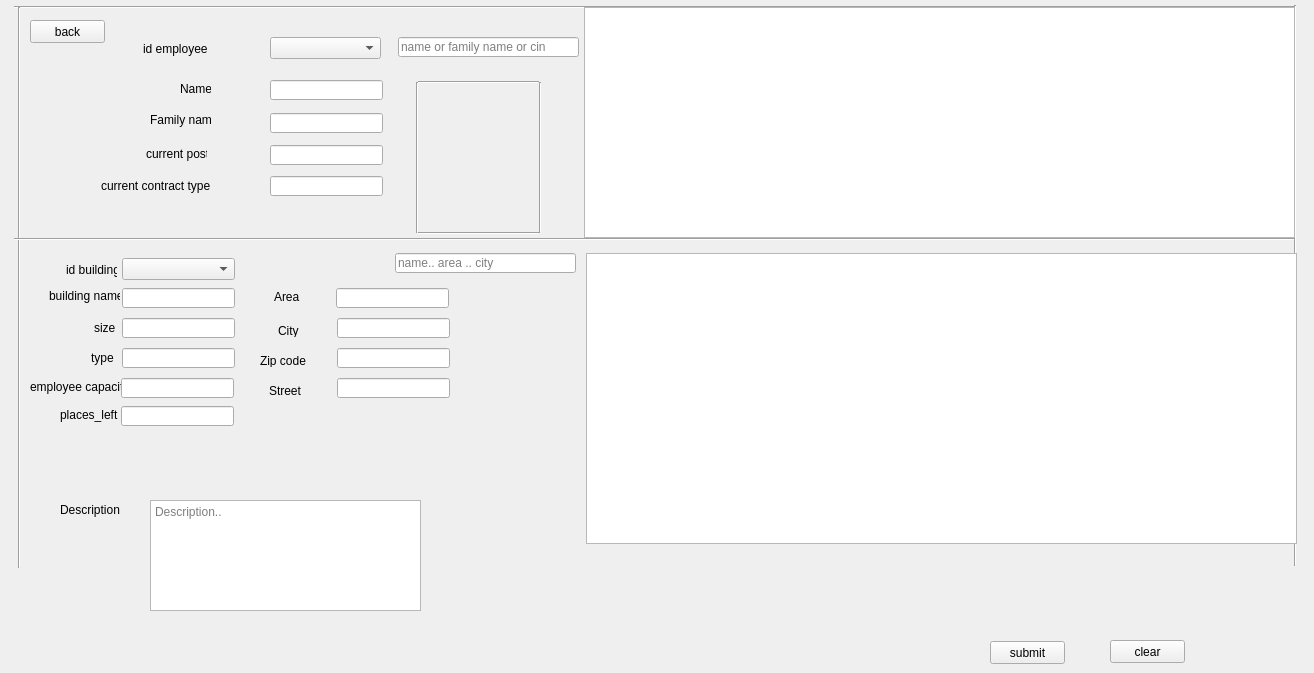
       <widget class="QWidget" name="tab_4">
        <attribute name="title">
         <string>move</string>
        </attribute>
        <widget class="Line" name="mod_move_photo_left_line">
         <property name="geometry">
          <rect>
           <x>409</x>
           <y>82</y>
           <width>16</width>
           <height>151</height>
          </rect>
         </property>
         <property name="orientation">
          <enum>Qt::Vertical</enum>
         </property>
        </widget>
        <widget class="QLineEdit" name="mod_move_search_name">
         <property name="geometry">
          <rect>
           <x>398</x>
           <y>37</y>
           <width>181</width>
           <height>20</height>
          </rect>
         </property>
         <property name="placeholderText">
          <string>name or family name or cin</string>
         </property>
        </widget>
        <widget class="Line" name="mod_move_photo_upper_line">
         <property name="geometry">
          <rect>
           <x>418</x>
           <y>72</y>
           <width>121</width>
           <height>20</height>
          </rect>
         </property>
         <property name="orientation">
          <enum>Qt::Horizontal</enum>
         </property>
        </widget>
        <widget class="Line" name="mod_move_data_line">
         <property name="geometry">
          <rect>
           <x>14</x>
           <y>-3</y>
           <width>1281</width>
           <height>20</height>
          </rect>
         </property>
         <property name="orientation">
          <enum>Qt::Horizontal</enum>
         </property>
        </widget>
        <widget class="Line" name="mod_move_data_line_right">
         <property name="geometry">
          <rect>
           <x>1285</x>
           <y>5</y>
           <width>20</width>
           <height>561</height>
          </rect>
         </property>
         <property name="orientation">
          <enum>Qt::Vertical</enum>
         </property>
        </widget>
        <widget class="QLineEdit" name="mod_move_emp_name_le">
         <property name="geometry">
          <rect>
           <x>270</x>
           <y>80</y>
           <width>113</width>
           <height>20</height>
          </rect>
         </property>
         <property name="text">
          <string/>
         </property>
         <property name="echoMode">
          <enum>QLineEdit::Normal</enum>
         </property>
         <property name="readOnly">
          <bool>true</bool>
         </property>
         <property name="placeholderText">
          <string/>
         </property>
        </widget>
        <widget class="Line" name="mod_move_letf_data_line">
         <property name="geometry">
          <rect>
           <x>9</x>
           <y>7</y>
           <width>20</width>
           <height>561</height>
          </rect>
         </property>
         <property name="orientation">
          <enum>Qt::Vertical</enum>
         </property>
        </widget>
        <widget class="QLabel" name="mod_move_emp_name_lab">
         <property name="geometry">
          <rect>
           <x>180</x>
           <y>81</y>
           <width>31</width>
           <height>16</height>
          </rect>
         </property>
         <property name="text">
          <string>Name</string>
         </property>
        </widget>
        <widget class="QLabel" name="mod_move_id_lab">
         <property name="geometry">
          <rect>
           <x>143</x>
           <y>39</y>
           <width>81</width>
           <height>20</height>
          </rect>
         </property>
         <property name="text">
          <string>id employee</string>
         </property>
        </widget>
        <widget class="Line" name="mod_move_bottom_line">
         <property name="geometry">
          <rect>
           <x>418</x>
           <y>225</y>
           <width>121</width>
           <height>16</height>
          </rect>
         </property>
         <property name="orientation">
          <enum>Qt::Horizontal</enum>
         </property>
        </widget>
        <widget class="QLabel" name="mod_move_current_salary_lab">
         <property name="geometry">
          <rect>
           <x>101</x>
           <y>176</y>
           <width>121</width>
           <height>20</height>
          </rect>
         </property>
         <property name="text">
          <string>current contract type</string>
         </property>
        </widget>
        <widget class="QLabel" name="mod_move_emp_family_name_lab">
         <property name="geometry">
          <rect>
           <x>150</x>
           <y>112</y>
           <width>61</width>
           <height>16</height>
          </rect>
         </property>
         <property name="text">
          <string>Family name</string>
         </property>
        </widget>
        <widget class="QLabel" name="mod_move_emp_name_lab_2">
         <property name="geometry">
          <rect>
           <x>146</x>
           <y>144</y>
           <width>61</width>
           <height>20</height>
          </rect>
         </property>
         <property name="text">
          <string>current post</string>
         </property>
        </widget>
        <widget class="QLineEdit" name="mod_move_current_post_le">
         <property name="geometry">
          <rect>
           <x>270</x>
           <y>145</y>
           <width>113</width>
           <height>20</height>
          </rect>
         </property>
         <property name="text">
          <string/>
         </property>
         <property name="echoMode">
          <enum>QLineEdit::Normal</enum>
         </property>
         <property name="readOnly">
          <bool>true</bool>
         </property>
         <property name="placeholderText">
          <string/>
         </property>
        </widget>
        <widget class="QTableView" name="mouvement_history_tab_v">
         <property name="geometry">
          <rect>
           <x>584</x>
           <y>7</y>
           <width>711</width>
           <height>231</height>
          </rect>
         </property>
         <property name="selectionBehavior">
          <enum>QAbstractItemView::SelectRows</enum>
         </property>
        </widget>
        <widget class="Line" name="mod_move_photo_right_line">
         <property name="geometry">
          <rect>
           <x>532</x>
           <y>82</y>
           <width>16</width>
           <height>151</height>
          </rect>
         </property>
         <property name="orientation">
          <enum>Qt::Vertical</enum>
         </property>
        </widget>
        <widget class="QLabel" name="mod_move_emp_photo_pix_map">
         <property name="geometry">
          <rect>
           <x>425</x>
           <y>87</y>
           <width>111</width>
           <height>141</height>
          </rect>
         </property>
         <property name="text">
          <string/>
         </property>
        </widget>
        <widget class="QLineEdit" name="mod_move_contract_emp_le">
         <property name="geometry">
          <rect>
           <x>270</x>
           <y>176</y>
           <width>113</width>
           <height>20</height>
          </rect>
         </property>
         <property name="text">
          <string/>
         </property>
         <property name="echoMode">
          <enum>QLineEdit::Normal</enum>
         </property>
         <property name="readOnly">
          <bool>true</bool>
         </property>
         <property name="placeholderText">
          <string/>
         </property>
        </widget>
        <widget class="QLineEdit" name="mod_move_emp_family_name_le">
         <property name="geometry">
          <rect>
           <x>270</x>
           <y>113</y>
           <width>113</width>
           <height>20</height>
          </rect>
         </property>
         <property name="text">
          <string/>
         </property>
         <property name="readOnly">
          <bool>true</bool>
         </property>
         <property name="placeholderText">
          <string/>
         </property>
        </widget>
        <widget class="Line" name="mod_move_manager_down_line">
         <property name="geometry">
          <rect>
           <x>14</x>
           <y>229</y>
           <width>1281</width>
           <height>20</height>
          </rect>
         </property>
         <property name="orientation">
          <enum>Qt::Horizontal</enum>
         </property>
        </widget>
        <widget class="QComboBox" name="mod_move_id_employee">
         <property name="enabled">
          <bool>true</bool>
         </property>
         <property name="geometry">
          <rect>
           <x>270</x>
           <y>37</y>
           <width>111</width>
           <height>22</height>
          </rect>
         </property>
         <property name="editable">
          <bool>false</bool>
         </property>
        </widget>
        <widget class="QTableView" name="mouvement_building_tb_v">
         <property name="geometry">
          <rect>
           <x>586</x>
           <y>253</y>
           <width>711</width>
           <height>291</height>
          </rect>
         </property>
         <property name="selectionBehavior">
          <enum>QAbstractItemView::SelectRows</enum>
         </property>
        </widget>
        <widget class="QLineEdit" name="mod_move_search_building">
         <property name="geometry">
          <rect>
           <x>395</x>
           <y>253</y>
           <width>181</width>
           <height>20</height>
          </rect>
         </property>
         <property name="placeholderText">
          <string>name.. area .. city </string>
         </property>
        </widget>
        <widget class="QComboBox" name="move_building_id_com">
         <property name="geometry">
          <rect>
           <x>122</x>
           <y>258</y>
           <width>113</width>
           <height>22</height>
          </rect>
         </property>
        </widget>
        <widget class="QLineEdit" name="move_building_name">
         <property name="geometry">
          <rect>
           <x>122</x>
           <y>288</y>
           <width>113</width>
           <height>20</height>
          </rect>
         </property>
         <property name="readOnly">
          <bool>true</bool>
         </property>
        </widget>
        <widget class="QLineEdit" name="move_building_size">
         <property name="geometry">
          <rect>
           <x>122</x>
           <y>318</y>
           <width>113</width>
           <height>20</height>
          </rect>
         </property>
         <property name="readOnly">
          <bool>true</bool>
         </property>
        </widget>
        <widget class="QLineEdit" name="move_building_type">
         <property name="geometry">
          <rect>
           <x>122</x>
           <y>348</y>
           <width>113</width>
           <height>20</height>
          </rect>
         </property>
         <property name="styleSheet">
          <string notr="true"/>
         </property>
         <property name="text">
          <string/>
         </property>
         <property name="readOnly">
          <bool>true</bool>
         </property>
        </widget>
        <widget class="QLineEdit" name="move_building_places_left">
         <property name="geometry">
          <rect>
           <x>121</x>
           <y>406</y>
           <width>113</width>
           <height>20</height>
          </rect>
         </property>
         <property name="readOnly">
          <bool>true</bool>
         </property>
        </widget>
        <widget class="QLineEdit" name="move_building_zip_code">
         <property name="geometry">
          <rect>
           <x>337</x>
           <y>348</y>
           <width>113</width>
           <height>20</height>
          </rect>
         </property>
         <property name="readOnly">
          <bool>true</bool>
         </property>
        </widget>
        <widget class="QLineEdit" name="move_building_city">
         <property name="geometry">
          <rect>
           <x>336</x>
           <y>288</y>
           <width>113</width>
           <height>20</height>
          </rect>
         </property>
         <property name="readOnly">
          <bool>true</bool>
         </property>
        </widget>
        <widget class="QLineEdit" name="move_building_street">
         <property name="geometry">
          <rect>
           <x>337</x>
           <y>378</y>
           <width>113</width>
           <height>20</height>
          </rect>
         </property>
         <property name="readOnly">
          <bool>true</bool>
         </property>
        </widget>
        <widget class="QLineEdit" name="move_building_area">
         <property name="geometry">
          <rect>
           <x>337</x>
           <y>318</y>
           <width>113</width>
           <height>20</height>
          </rect>
         </property>
         <property name="readOnly">
          <bool>true</bool>
         </property>
        </widget>
        <widget class="QLabel" name="move_zip_code_lab">
         <property name="geometry">
          <rect>
           <x>260</x>
           <y>354</y>
           <width>47</width>
           <height>13</height>
          </rect>
         </property>
         <property name="text">
          <string>Zip code</string>
         </property>
        </widget>
        <widget class="QLabel" name="move_area_lab">
         <property name="geometry">
          <rect>
           <x>274</x>
           <y>290</y>
           <width>47</width>
           <height>13</height>
          </rect>
         </property>
         <property name="text">
          <string>Area</string>
         </property>
        </widget>
        <widget class="QLabel" name="move_city_lab">
         <property name="geometry">
          <rect>
           <x>278</x>
           <y>324</y>
           <width>47</width>
           <height>13</height>
          </rect>
         </property>
         <property name="text">
          <string>City</string>
         </property>
        </widget>
        <widget class="QLabel" name="move_street_lab">
         <property name="geometry">
          <rect>
           <x>269</x>
           <y>384</y>
           <width>47</width>
           <height>13</height>
          </rect>
         </property>
         <property name="text">
          <string>Street</string>
         </property>
        </widget>
        <widget class="QLabel" name="move_building_left_capacity_lab">
         <property name="geometry">
          <rect>
           <x>60</x>
           <y>405</y>
           <width>61</width>
           <height>20</height>
          </rect>
         </property>
         <property name="text">
          <string>places_left</string>
         </property>
        </widget>
        <widget class="QLabel" name="move_building_type_lab">
         <property name="geometry">
          <rect>
           <x>91</x>
           <y>350</y>
           <width>31</width>
           <height>16</height>
          </rect>
         </property>
         <property name="text">
          <string>type</string>
         </property>
        </widget>
        <widget class="QLabel" name="move_building_name_lab">
         <property name="geometry">
          <rect>
           <x>49</x>
           <y>286</y>
           <width>71</width>
           <height>20</height>
          </rect>
         </property>
         <property name="text">
          <string>building name</string>
         </property>
        </widget>
        <widget class="QLabel" name="move_uilding_size_lab">
         <property name="geometry">
          <rect>
           <x>94</x>
           <y>320</y>
           <width>21</width>
           <height>16</height>
          </rect>
         </property>
         <property name="text">
          <string>size</string>
         </property>
        </widget>
        <widget class="QLabel" name="move_id_building_lab">
         <property name="geometry">
          <rect>
           <x>66</x>
           <y>260</y>
           <width>51</width>
           <height>20</height>
          </rect>
         </property>
         <property name="text">
          <string>id building</string>
         </property>
        </widget>
        <widget class="QPushButton" name="move_employee">
         <property name="geometry">
          <rect>
           <x>990</x>
           <y>641</y>
           <width>75</width>
           <height>23</height>
          </rect>
         </property>
         <property name="text">
          <string>submit</string>
         </property>
        </widget>
        <widget class="QPushButton" name="clear_mouvement">
         <property name="geometry">
          <rect>
           <x>1110</x>
           <y>640</y>
           <width>75</width>
           <height>23</height>
          </rect>
         </property>
         <property name="text">
          <string>clear</string>
         </property>
        </widget>
        <widget class="QTextEdit" name="move_description">
         <property name="geometry">
          <rect>
           <x>150</x>
           <y>500</y>
           <width>271</width>
           <height>111</height>
          </rect>
         </property>
         <property name="placeholderText">
          <string>Description..</string>
         </property>
        </widget>
        <widget class="QLabel" name="Description_move">
         <property name="geometry">
          <rect>
           <x>60</x>
           <y>500</y>
           <width>61</width>
           <height>20</height>
          </rect>
         </property>
         <property name="text">
          <string>Description</string>
         </property>
        </widget>
        <widget class="QLineEdit" name="move_building_capacity">
         <property name="geometry">
          <rect>
           <x>121</x>
           <y>378</y>
           <width>113</width>
           <height>20</height>
          </rect>
         </property>
         <property name="readOnly">
          <bool>true</bool>
         </property>
        </widget>
        <widget class="QLabel" name="move_building_capacity_lab">
         <property name="geometry">
          <rect>
           <x>30</x>
           <y>377</y>
           <width>91</width>
           <height>20</height>
          </rect>
         </property>
         <property name="text">
          <string>employee capacity</string>
         </property>
        </widget>
        <widget class="QLabel" name="move_places_left_l">
         <property name="geometry">
          <rect>
           <x>240</x>
           <y>410</y>
           <width>121</width>
           <height>16</height>
          </rect>
         </property>
         <property name="text">
          <string/>
         </property>
        </widget>
        <widget class="QLabel" name="move_Description_l">
         <property name="geometry">
          <rect>
           <x>430</x>
           <y>520</y>
           <width>121</width>
           <height>16</height>
          </rect>
         </property>
         <property name="text">
          <string/>
         </property>
        </widget>
        <widget class="QLabel" name="move_id_building_l">
         <property name="geometry">
          <rect>
           <x>240</x>
           <y>260</y>
           <width>91</width>
           <height>16</height>
          </rect>
         </property>
         <property name="text">
          <string/>
         </property>
        </widget>
        <widget class="QPushButton" name="take_me_back_to_search">
         <property name="geometry">
          <rect>
           <x>30</x>
           <y>20</y>
           <width>75</width>
           <height>23</height>
          </rect>
         </property>
         <property name="text">
          <string>back</string>
         </property>
        </widget>
       </widget>
